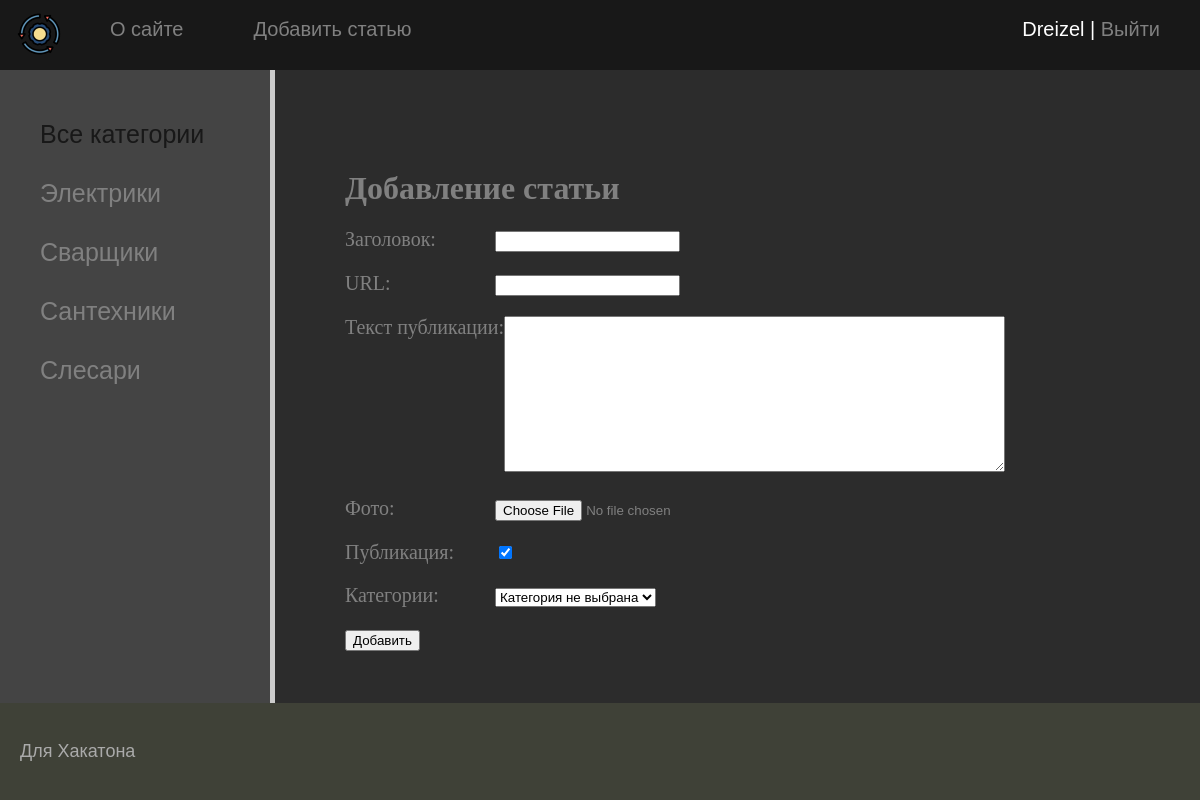
Screenshot of /addpage/ (signed in) with the database file from the repository.
### basa/models.py (models this page shows)
class Category(models.Model):
    name = models.CharField(max_length=100, db_index=True, verbose_name="Категория")
    slug = models.SlugField(max_length=255, unique=True, db_index=True, verbose_name="URL")
    def __str__(self):
        return self.name
    def get_absolute_url(self):
        return reverse('category', kwargs={'cat_slug': self.slug})
    class Meta:
        verbose_name = 'Категория'
        verbose_name_plural = 'Категории'
        ordering = ['id']

### basa/views.py (the view)
# urls.py: path('addpage/', AddPage.as_view(), name='add_page'),
class AddPage(LoginRequiredMixin, DataMixin, CreateView):
    form_class = AddPostForm
    template_name = 'basa/addpage.html'
    login_url = reverse_lazy('home')
    def get_context_data(self, *, object_list=None, **kwargs):
        context = super().get_context_data(**kwargs)
        c_def = self.get_user_context(title="Добавление статьи")
        return dict(list(context.items()) + list(c_def.items()))

### basa/forms.py (shortened to what this page needs)
class AddPostForm(forms.ModelForm):
    def __init__(self, *args, **kwargs):
        super().__init__(*args, **kwargs)
        self.fields['cat'].empty_label = "Категория не выбрана"
    class Meta:
        model = Summary
        fields = ['title', 'slug', 'content', 'photo', 'is_published', 'cat']
        widgets = {
            'title': forms.TextInput(attrs={'class': 'from-input'}),
            'content': forms.Textarea(attrs={'cols': 60, 'rows': 10})
        }

### basa/utils.py (called while the page is built)
    def get_user_context(self, **kwargs):
        context = kwargs
        cats = Category.objects.all()
        context['menu'] = menu
        context['cats'] = cats
        if 'cat_selected' not in context:
            context['cat_selected'] = 0
        return context

### basa/templates/basa/addpage.html (shortened to what this page needs)
{% extends 'basa/base.html' %}
{% block content %}
<h1>{{title}}</h1>
<form action="{% url 'add_page' %}" method="post" enctype="multipart/form-data">
    <p><label class="form-label" for="{{ form.title.id_for_label }}">{{form.title.label}}: </label>{{ form.title }}</p>
<p><label class="form-label" for="{{ form.slug.id_for_label }}">{{form.slug.label}}: </label>{{ form.slug }}</p>
<p><label class="form-label" for="{{ form.content.id_for_label }}">{{form.content.label}}: </label>{{ form.content }}</p>
<p><label class="form-label" for="{{ form.photo.id_for_label }}">{{form.photo.label}}: </label>{{ form.photo }}</p>
<p><label class="form-label" for="{{ form.is_published.id_for_label }}">{{form.is_published.label}}: </label>{{ form.is_published }}</p>
<p><label class="form-label" for="{{ form.cat.id_for_label }}">{{form.cat.label}}: </label>{{ form.cat }}</p>
    <button type="submit">Добавить</button>
</form>
{% endblock %}

### basa/templates/basa/base.html (shortened to what this page needs)
{% load static %}
{% load basa_tags %}
<!DOCTYPE html>
<html>
<head>
    <link type="text/css" href="{% static 'basa/css/styles.css' %}" rel="stylesheet" />
</head>
<body>
<table class="table-page" border=0 cellpadding="0" cellspacing="0">
<tr><td valign=top>
{% block mainmenu %}
        <div class="header">
            <ul id="mainmenu" class="mainmenu">
            <li class="logo"><a href="{% url 'home' %}"><div class="logo"></div></a></li>
{% for m in menu %}
            <li><a href="{% url m.url_name %}">{{m.title}}</a></li>
{% endfor %}
                {% if request.user.is_authenticated %}
                <li class="last"> {{user.username}} | <a href="{% url 'logout' %}">Выйти</a> </li>
                {% else %}
                <li class="last"><a href="{% url 'register' %}">Регистрация</a> | <a href="{% url 'login' %}">Войти</a></li>
                {% endif %}
            </ul>
        </div>
{% endblock mainmenu %}
<table class="table-content" border=0 cellpadding="0" cellspacing="0">
<tr>
    <td valign="top" class="left-chapters">
    <ul id="leftchapters">
{% if cat_selected == 0 %}
        <li class="selected">Все категории</li>
{% else %}
        <li><a href="{% url 'home' %}">Все категории</a></li>
{% endif %}
{% for c in cats %}
    {% if c.pk == cat_selected %}
        <li class="selected">{{c.name}}</li>
    {% else %}
        <li><a href="{{ c.get_absolute_url }}">{{c.name}}</a></li>
    {% endif %}
{% endfor %}
    </ul>
</td>
<td valign="top" class="content">
    <div class="content-text">
{% block content %}
{% endblock %}
    </div>
</td></tr></table>
</td></tr>
<tr><td valign=top>
    <div id="footer">
        <p>Для Хакатона</p>
    </div>
</td></tr></table>
</body>
</html>

### basa/static/basa/css/styles.css (style rules this page uses)
html, body { background: #2c2c2c; font-family: 'Arial'; margin: 0; padding: 0; height: 100%; width: 100%; color: #444; }
a { color: #2c2c2c; text-decoration: none; }
.table-page { width: 100%; height: 100%; vertical-align: top; }
.table-page tr { height: 100%; }
.header { background: #181818; height: 70px; }
.logo { background: url('../images/logo.png') no-repeat 15px 10px; width: 80px; height: 70px; }
ul.mainmenu { list-style: none; margin: 0; padding: 0; height: 60px; color: #fff; font-size: 20px; overflow: hidden; }
ul.mainmenu li { float: left; margin: 18px 40px 0 30px; }
ul.mainmenu li.logo { margin: 0; }
ul.mainmenu li.last { float: right; }
ul.mainmenu li a { color: #808080; text-decoration: none; }
.table-content { width: 100%; min-height: 100%; height: 100%; }
.left-chapters { margin: 0; background: #444; border-right: 5px solid #ccc; min-height: 100%; }
.left-chapters ul { width: 230px; min-height: 100%; margin: 0; padding: 20px 0px 10px 40px; list-style: none; font-size: 25px; }
.left-chapters ul li { margin: 30px 0 0 0; color: #fff; }
.left-chapters ul li.selected { color: #181818; }
.left-chapters ul li a { color: #808080; text-decoration: none; }
.content { padding: 40px 20px 20px 40px; width: 100%; box-sizing: border-box; }
.content-text { margin: 60px 0 0 30px; color: #808080; font-size: 20px; font-family: Yandex Sans Display Light; }
.content-text h1 { font-size: 32px; }
#footer { box-sizing: border-box; background: #3F4137; padding: 20px; color: #aaa; font-size: 18px; font-family: Verdana, Geneva, Arial, Helvetica; text-align: left; overflow: hidden; }
.form-label { display: inline-block; min-width: 150px; vertical-align: top; }

### rows the page displays
Category: name "Электрики"
Category: name "Сварщики"
Category: name "Сантехники"
Category: name "Слесари"

### other values shown
{{ m.title }} "О сайте" "Добавить статью"
{{ user.username }} "Dreizel"
{{ title }} "Добавление статьи"
